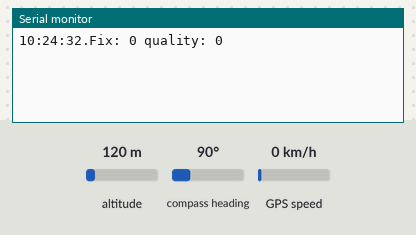
Recording of a sketch running on a simulated Arduino Mega 2560, built with avr-gcc and run on an emulated ATmega2560. Parts: the last lines printed to the serial monitor. Inputs (shaded band) come from the test bench; at power-on: altitude 120 m, compass heading 90°, GPS speed 0 km/h. The GPS gets a fix after 3 s at 37.7749, -122.4194 with 8 satellites.

Above: at 2.2 s.
2.3 s: altitude set to 20 m
At 4.9 s:
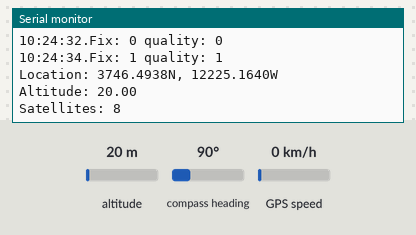
5.5 s: altitude set to 250 m
At 6.5 s:
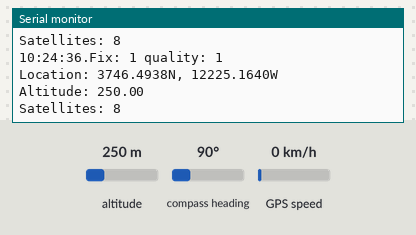
Timing chart, 0 to 8.5 s (numbered marks = the images above; inputs shaded):
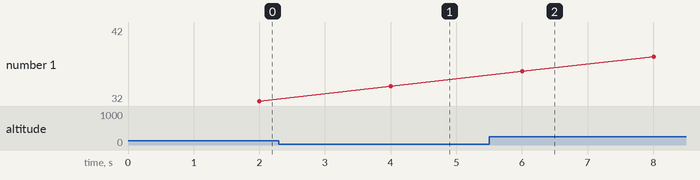

The sketch:

gps.ino
```cpp
// Test code for Adafruit Flora GPS modules
//
// This code shows how to listen to the GPS module in an interrupt
// which allows the program to have more 'freedom' - just parse
// when a new NMEA sentence is available! Then access data when
// desired.
//
// Tested and works great with the Adafruit Flora GPS module
// ------> http://adafruit.com/products/1059
// Pick one up today at the Adafruit electronics shop
// and help support open source hardware & software! -ada

#include <Adafruit_GPS.h>
#include <SoftwareSerial.h>
SoftwareSerial mySerial(3, 2);

// If using hardware serial (e.g. Arduino Mega), comment out the
// above SoftwareSerial line, and enable this line instead
// (you can change the Serial number to match your wiring):

//HardwareSerial mySerial = Serial1;


Adafruit_GPS GPS(&mySerial);

// Set GPSECHO to 'false' to turn off echoing the GPS data to the Serial console
// Set to 'true' if you want to debug and listen to the raw GPS sentences
#define GPSECHO false

// this keeps track of whether we're using the interrupt
// off by default!
boolean usingInterrupt = false;

void setup()
{
  // connect at 115200 so we can read the GPS fast enough and echo without dropping chars
  // also spit it out
  Serial.begin(9600);
  //Serial.println("Adafruit GPS library basic test!");

  // 9600 NMEA is the default baud rate for Adafruit MTK GPS's- some use 4800
  GPS.begin(9600);
  // uncomment this line to turn on RMC (recommended minimum) and GGA (fix data) including altitude
  //GPS.sendCommand(PMTK_SET_NMEA_OUTPUT_RMCGGA);
  // uncomment this line to turn on only the "minimum recommended" data
  //GPS.sendCommand(PMTK_SET_NMEA_OUTPUT_RMCONLY);
  // For parsing data, we don't suggest using anything but either RMC only or RMC+GGA since
  // the parser doesn't care about other sentences at this time
  // Set the update rate
  GPS.sendCommand(PMTK_SET_NMEA_UPDATE_1HZ); // 1 Hz update rate
  // For the parsing code to work nicely and have time to sort thru the data, and
  // print it out we don't suggest using anything higher than 1 Hz

  // Request updates on antenna status, comment out to keep quiet
  GPS.sendCommand(PGCMD_ANTENNA);

  delay(1000);
  // Ask for firmware version
 Serial.println(PMTK_Q_RELEASE);
}


uint32_t timer = millis();
void loop() // run over and over again
{
  // read data from the GPS in the 'main loop'
  char c = GPS.read();
  // if you want to debug, this is a good time to do it!
 // if (GPSECHO)
   // if (c) Serial.print(c);
  // if a sentence is received, we can check the checksum, parse it...
  if (GPS.newNMEAreceived()) {
    // a tricky thing here is if we print the NMEA sentence, or data
    // we end up not listening and catching other sentences!
    // so be very wary if using OUTPUT_ALLDATA and trytng to print out data
   //Serial.println(GPS.lastNMEA()); // this also sets the newNMEAreceived() flag to false
    if (!GPS.parse(GPS.lastNMEA())) // this also sets the newNMEAreceived() flag to false
      return; // we can fail to parse a sentence in which case we should just wait for another
  }
  // if millis() or timer wraps around, we'll just reset it
  if (timer > millis()) timer = millis();

  // approximately every 2 seconds or so, print out the current stats
  if (millis() - timer > 2000) {
    timer = millis(); // reset the timer
   // Serial.print("\nTime: ");
    Serial.print(GPS.hour, DEC); Serial.print(':');
    Serial.print(GPS.minute, DEC); Serial.print(':');
    Serial.print(GPS.seconds, DEC); Serial.print('.');
   // Serial.println(GPS.milliseconds);
   // Serial.print("Date: ");
//    Serial.print(GPS.day, DEC); Serial.print('/');
//    Serial.print(GPS.month, DEC); Serial.print("/20");
//    Serial.println(GPS.year, DEC);
    Serial.print("Fix: "); Serial.print((int)GPS.fix);
    Serial.print(" quality: "); Serial.println((int)GPS.fixquality);
    if (GPS.fix) {
      Serial.print("Location: ");
      Serial.print(GPS.latitude, 4); Serial.print(GPS.lat);
      Serial.print(", ");
      Serial.print(GPS.longitude, 4); Serial.println(GPS.lon);
//      Serial.print("Speed (knots): "); Serial.println(GPS.speed);
//      //Serial.print("Angle: "); Serial.println(GPS.angle);
      Serial.print("Altitude: "); Serial.println(GPS.altitude);
      Serial.print("Satellites: "); Serial.println((int)GPS.satellites);
    }
  }
}
```

Measured:
- after the input at 2.3 s, the serial monitor: prints a new line after 1.8 s (image 1)
- after the input at 5.5 s, the serial monitor: prints a new line after 0.57 s (image 2)
